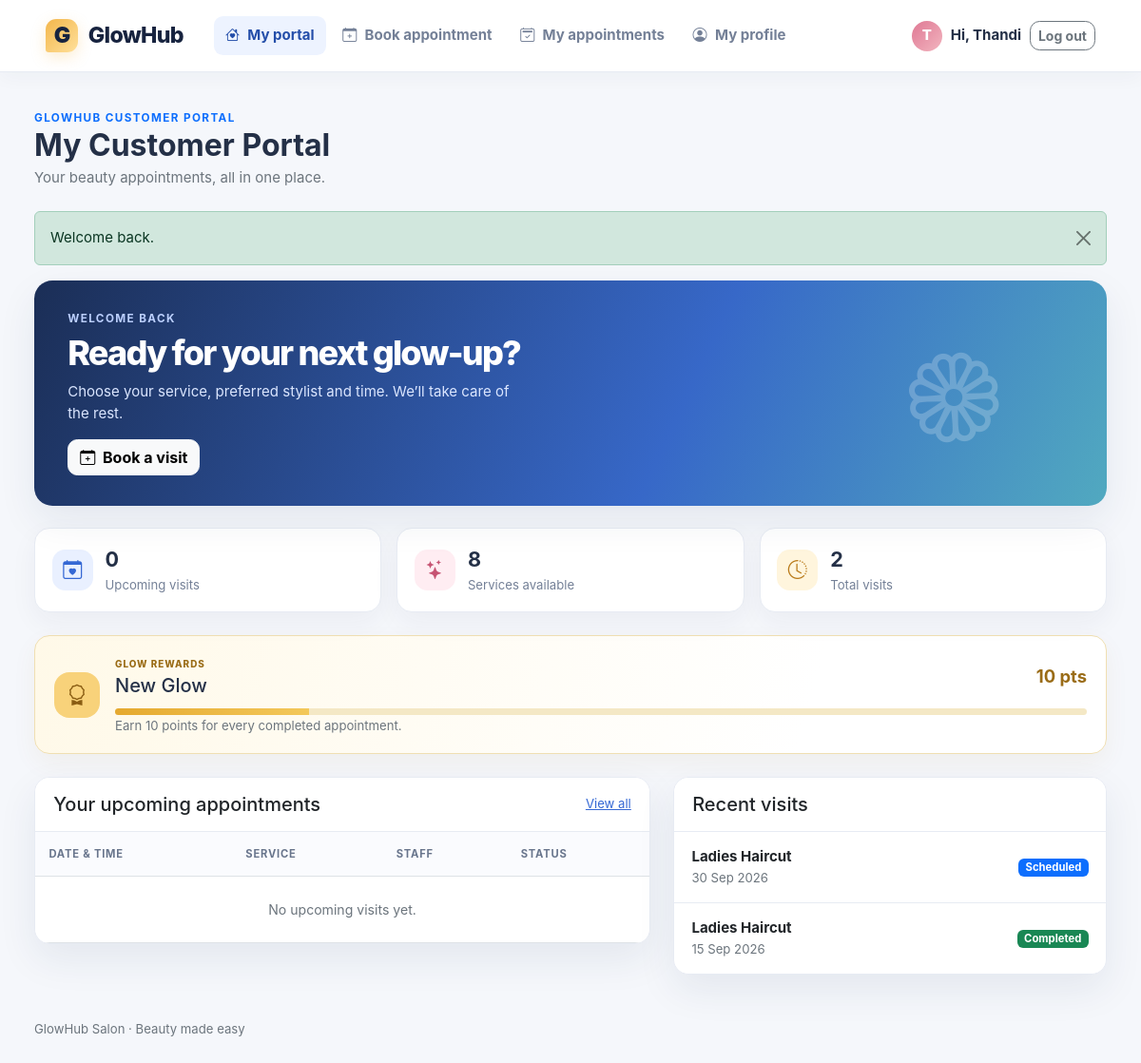
/customer_portal/index.php (signed in), run on the app's committed database.
### tables this page shows
CREATE TABLE customers (
    customer_id INT UNSIGNED AUTO_INCREMENT PRIMARY KEY,
    first_name VARCHAR(60) NOT NULL,
    last_name VARCHAR(60) NOT NULL,
    phone VARCHAR(20) NOT NULL UNIQUE,
    email VARCHAR(120) NULL UNIQUE,
    gender ENUM('Female', 'Male', 'Other') NOT NULL,
    date_registered DATE NOT NULL,
    created_at TIMESTAMP NOT NULL DEFAULT CURRENT_TIMESTAMP
);

CREATE TABLE appointments (
    appointment_id INT UNSIGNED AUTO_INCREMENT PRIMARY KEY,
    customer_id INT UNSIGNED NOT NULL,
    staff_id INT UNSIGNED NOT NULL,
    service_id INT UNSIGNED NOT NULL,
    appointment_date DATE NOT NULL,
    appointment_time TIME NOT NULL,
    status ENUM('Scheduled', 'Completed', 'Cancelled', 'No-show') NOT NULL DEFAULT 'Scheduled',
    notes VARCHAR(500) NULL,
    service_price DECIMAL(10,2) NOT NULL,
    created_at TIMESTAMP NOT NULL DEFAULT CURRENT_TIMESTAMP,
    INDEX idx_appointments_schedule (staff_id, appointment_date, appointment_time),
    INDEX idx_appointments_customer (customer_id),
    INDEX idx_appointments_status_date (status, appointment_date),
    CONSTRAINT fk_appointments_customer
        FOREIGN KEY (customer_id) REFERENCES customers(customer_id)
        ON UPDATE CASCADE ON DELETE RESTRICT,
    CONSTRAINT fk_appointments_staff
        FOREIGN KEY (staff_id) REFERENCES staff(staff_id)
        ON UPDATE CASCADE ON DELETE RESTRICT,
    CONSTRAINT fk_appointments_service
        FOREIGN KEY (service_id) REFERENCES services(service_id)
        ON UPDATE CASCADE ON DELETE RESTRICT,
    CONSTRAINT chk_appointment_price CHECK (service_price >= 0)
);

CREATE TABLE services (
    service_id INT UNSIGNED AUTO_INCREMENT PRIMARY KEY,
    service_name VARCHAR(100) NOT NULL UNIQUE,
    description VARCHAR(500) NULL,
    duration_minutes SMALLINT UNSIGNED NOT NULL,
    price DECIMAL(10,2) NOT NULL,
    status ENUM('Active', 'Inactive') NOT NULL DEFAULT 'Active',
    created_at TIMESTAMP NOT NULL DEFAULT CURRENT_TIMESTAMP,
    CONSTRAINT chk_service_duration CHECK (duration_minutes BETWEEN 5 AND 600),
    CONSTRAINT chk_service_price CHECK (price >= 0)
);

### includes/auth.php (called while the page is built, shortened)
<?php
require_once __DIR__ . '/functions.php';
function current_user(): ?array
{
    return $_SESSION['user'] ?? null;
}

### config/database.php (called while the page is built, shortened)
<?php
function db(): PDO
{
    static $pdo = null;
    if ($pdo instanceof PDO) {
        return $pdo;
    }
    $dsn = 'mysql:host=' . DB_HOST . ';dbname=' . DB_NAME . ';charset=utf8mb4';
    try {
        $pdo = new PDO($dsn, DB_USER, DB_PASS, [
            PDO::ATTR_ERRMODE => PDO::ERRMODE_EXCEPTION,
            PDO::ATTR_DEFAULT_FETCH_MODE => PDO::FETCH_ASSOC,
            PDO::ATTR_EMULATE_PREPARES => false,
        ]);
    } catch (PDOException $exception) {
        http_response_code(503);
        exit('Database connection is unavailable. Please start MySQL and import database/salon_management.sql.');
    }
    return $pdo;
}

### customer_portal/index.php (the view, shortened to what this page needs)
<?php
require_once __DIR__ . '/../includes/auth.php';
$customerId = (int) current_user()['customer_id'];
$upcoming = all_rows("SELECT a.*, s.service_name, CONCAT(st.first_name, ' ', st.last_name) staff_name FROM appointments a JOIN services s ON s.service_id = a.service_id JOIN staff st ON st.staff_id = a.staff_id WHERE a.customer_id = ? AND a.status = 'Scheduled' AND a.appointment_date >= CURDATE() ORDER BY a.appointment_date, a.appointment_time LIMIT 5", [$customerId]);
$history = all_rows("SELECT a.*, s.service_name, CONCAT(st.first_name, ' ', st.last_name) staff_name FROM appointments a JOIN services s ON s.service_id = a.service_id JOIN staff st ON st.staff_id = a.staff_id WHERE a.customer_id = ? ORDER BY a.appointment_date DESC, a.appointment_time DESC LIMIT 5", [$customerId]);
$serviceCount = (int) scalar("SELECT COUNT(*) FROM services WHERE status = 'Active'");
$completedVisits = (int) scalar("SELECT COUNT(*) FROM appointments WHERE customer_id = ? AND status = 'Completed'", [$customerId]);
$loyaltyPoints = $completedVisits * 10;
$loyaltyTier = $loyaltyPoints >= 100 ? 'Glow Insider' : ($loyaltyPoints >= 50 ? 'Glow Member' : 'New Glow');
$page_title = 'My Customer Portal'; $customer_active = 'home'; require __DIR__ . '/../includes/customer_header.php';
?>
<section class="customer-welcome"><div><div class="hero-kicker">WELCOME BACK</div><h2 class="hero-title">Ready for your next glow-up?</h2><p class="hero-copy">Choose your service, preferred stylist and time. We’ll take care of the rest.</p><a class="btn btn-light" href="<?= e(app_url('customer_portal/book.php')) ?>"><i class="bi bi-calendar-plus me-1"></i> Book a visit</a></div><div class="customer-welcome-art"><i class="bi bi-flower1"></i></div></section>
<div class="row g-3 mb-4"><div class="col-md-4"><div class="customer-stat"><span class="customer-stat-icon blue"><i class="bi bi-calendar-heart"></i></span><div><strong><?= count($upcoming) ?></strong><small>Upcoming visits</small></div></div></div><div class="col-md-4"><div class="customer-stat"><span class="customer-stat-icon rose"><i class="bi bi-stars"></i></span><div><strong><?= $serviceCount ?></strong><small>Services available</small></div></div></div><div class="col-md-4"><div class="customer-stat"><span class="customer-stat-icon gold"><i class="bi bi-clock-history"></i></span><div><strong><?= scalar('SELECT COUNT(*) FROM appointments WHERE customer_id = ?', [$customerId]) ?></strong><small>Total visits</small></div></div></div></div>
<div class="loyalty-card mb-4"><div class="loyalty-icon"><i class="bi bi-award"></i></div><div class="flex-grow-1"><div class="d-flex justify-content-between align-items-center gap-2"><div><small class="text-uppercase">Glow rewards</small><h3 class="h5 mb-1"><?= e($loyaltyTier) ?></h3></div><strong class="loyalty-points"><?= $loyaltyPoints ?> pts</strong></div><div class="progress mt-2" role="progressbar" aria-label="Glow rewards progress"><div class="progress-bar" style="width: <?= (int) min(100, ($loyaltyPoints % 50) * 2) ?>%"></div></div><small class="text-secondary">Earn 10 points for every completed appointment.</small></div></div>
<div class="row g-4"><div class="col-lg-7"><div class="card table-card"><div class="card-header bg-white d-flex justify-content-between align-items-center"><h2 class="h5 mb-0">Your upcoming appointments</h2><a href="<?= e(app_url('customer_portal/appointments.php')) ?>" class="small">View all</a></div><div class="table-responsive"><table class="table table-hover align-middle mb-0"><thead><tr><th>Date & time</th><th>Service</th><th>Staff</th><th>Status</th></tr></thead><tbody><?php if (!$upcoming): ?><tr><td colspan="4" class="text-center text-secondary py-4">No upcoming visits yet.</td></tr><?php endif; ?><?php foreach ($upcoming as $appointment): ?><tr><td><?= e(date('d M Y', strtotime($appointment['appointment_date']))) ?><br><small class="text-secondary"><?= e(date('H:i', strtotime($appointment['appointment_time']))) ?></small></td><td><?= e($appointment['service_name']) ?><br><small><?= money($appointment['service_price']) ?></small></td><td><?= e($appointment['staff_name']) ?></td><td><?= status_badge($appointment['status']) ?></td></tr><?php endforeach; ?></tbody></table></div></div></div><div class="col-lg-5"><div class="card table-card"><div class="card-header bg-white"><h2 class="h5 mb-0">Recent visits</h2></div><div class="list-group list-group-flush"><?php if (!$history): ?><div class="list-group-item text-secondary">Your visit history will appear here.</div><?php endif; ?><?php foreach ($history as $appointment): ?><div class="list-group-item d-flex justify-content-between align-items-center"><div><strong><?= e($appointment['service_name']) ?></strong><br><small class="text-secondary"><?= e(date('d M Y', strtotime($appointment['appointment_date']))) ?></small></div><?= status_badge($appointment['status']) ?></div><?php endforeach; ?></div></div></div></div>
<?php require __DIR__ . '/../includes/customer_footer.php';

### includes/customer_header.php (shortened to what this page needs)
<?php
require_once __DIR__ . '/auth.php';
$page_title = $page_title ?? 'Customer Portal';
$customer = one_row('SELECT * FROM customers WHERE customer_id = ?', [(int) current_user()['customer_id']]);
?>
<!doctype html>
<html lang="en">
<head>
    <link href="https://cdn.jsdelivr.net/npm/bootstrap@5.3.3/dist/css/bootstrap.min.css" rel="stylesheet">
    <link href="https://cdn.jsdelivr.net/npm/bootstrap-icons@1.11.3/font/bootstrap-icons.min.css" rel="stylesheet">
    <link href="<?= e(app_url('assets/css/style.css')) ?>" rel="stylesheet">
</head>
<body>
<div class="customer-shell">
    <header class="customer-nav">
        <a class="brand" href="<?= e(app_url('customer_portal/index.php')) ?>"><span class="brand-mark">G</span><span>GlowHub</span></a>
        <nav class="customer-links">
            <a class="customer-link <?= ($customer_active ?? '') === 'home' ? 'active' : '' ?>" href="<?= e(app_url('customer_portal/index.php')) ?>"><i class="bi bi-house-heart"></i> My portal</a>
            <a class="customer-link <?= ($customer_active ?? '') === 'book' ? 'active' : '' ?>" href="<?= e(app_url('customer_portal/book.php')) ?>"><i class="bi bi-calendar-plus"></i> Book appointment</a>
            <a class="customer-link <?= ($customer_active ?? '') === 'appointments' ? 'active' : '' ?>" href="<?= e(app_url('customer_portal/appointments.php')) ?>"><i class="bi bi-calendar2-check"></i> My appointments</a>
            <a class="customer-link <?= ($customer_active ?? '') === 'profile' ? 'active' : '' ?>" href="<?= e(app_url('customer_portal/profile.php')) ?>"><i class="bi bi-person-circle"></i> My profile</a>
        </nav>
        <div class="customer-account"><span class="customer-avatar"><?= e(strtoupper(substr($customer['first_name'], 0, 1))) ?></span><span class="d-none d-md-inline">Hi, <?= e($customer['first_name']) ?></span><a href="<?= e(app_url('logout.php')) ?>" class="btn btn-sm btn-outline-secondary">Log out</a></div>
    </header>
    <main class="customer-main">
        <div class="customer-page-heading"><div><div class="hero-kicker text-primary">GLOWHUB CUSTOMER PORTAL</div><h1 class="h2 fw-bold mb-1"><?= e($page_title) ?></h1><p class="text-secondary mb-0">Your beauty appointments, all in one place.</p></div></div>
        <?php display_flashes(); ?>

### includes/functions.php (shortened to what this page needs)
<?php
require_once __DIR__ . '/../config/database.php';
function app_url(string $path = ''): string
{
    return rtrim(APP_BASE_URL, '/') . ($path === '' ? '/' : '/' . ltrim($path, '/'));
}
function e(mixed $value): string
{
    return htmlspecialchars((string) $value, ENT_QUOTES, 'UTF-8');
}
function display_flashes(): void
{
    foreach ($_SESSION['flash'] as $flash) {
        $type = in_array($flash['type'], ['success', 'danger', 'warning', 'info'], true) ? $flash['type'] : 'info';
        echo '<div class="alert alert-' . e($type) . ' alert-dismissible fade show" role="alert">'
            . e($flash['message'])
            . '<button type="button" class="btn-close" data-bs-dismiss="alert" aria-label="Close"></button></div>';
    }
}
function scalar(string $sql, array $params = []): mixed
{
    $statement = db()->prepare($sql);
    $statement->execute($params);
    return $statement->fetchColumn();
}
function all_rows(string $sql, array $params = []): array
{
    $statement = db()->prepare($sql);
    $statement->execute($params);
    return $statement->fetchAll();
}
function one_row(string $sql, array $params = []): ?array
{
    $statement = db()->prepare($sql);
    $statement->execute($params);
    $row = $statement->fetch();
    return $row ?: null;
}
function status_badge(string $status): string
{
    $classes = [
        'Scheduled' => 'primary', 'Completed' => 'success', 'Cancelled' => 'danger',
        'No-show' => 'dark', 'Paid' => 'success', 'Partially Paid' => 'warning',
        'Unpaid' => 'danger', 'Available' => 'success', 'Unavailable' => 'warning',
        'Inactive' => 'secondary', 'Active' => 'success',
    ];
    return '<span class="badge text-bg-' . ($classes[$status] ?? 'secondary') . '">' . e($status) . '</span>';
}

### data on the page
customers: first_name "T", first_name "Thandi"
appointments: service.service_name "Ladies Haircut", appointment_date "30 Sep 2026", status "Scheduled"
appointments: service.service_name "Ladies Haircut", appointment_date "15 Sep 2026", status "Completed"

### other printed values
$page_title "My Customer Portal"
$flash['message'] "Welcome back."
count($upcoming) "0"
$serviceCount "8"
$loyaltyTier "New Glow"
$loyaltyPoints "10"
